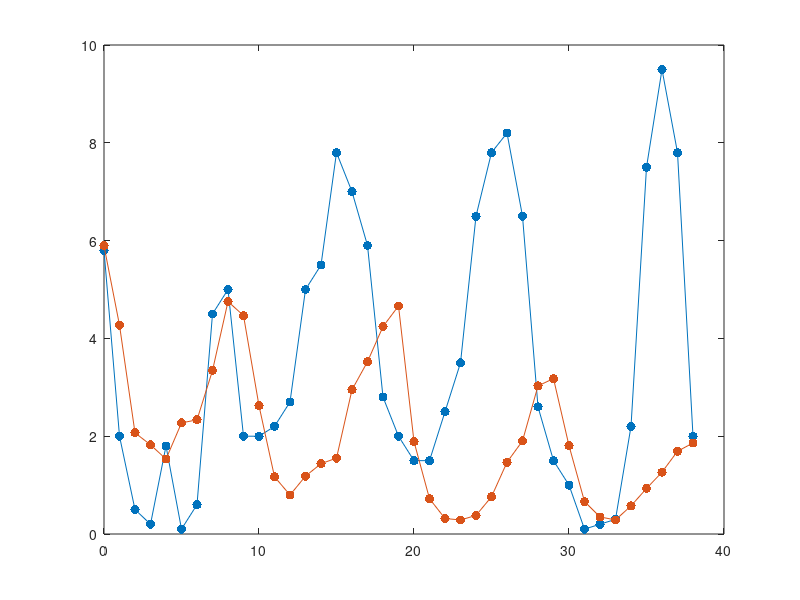
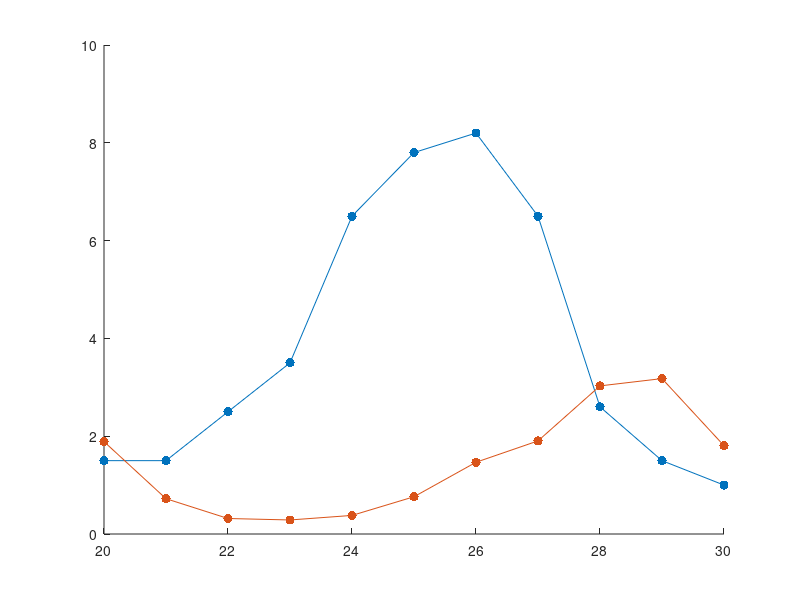
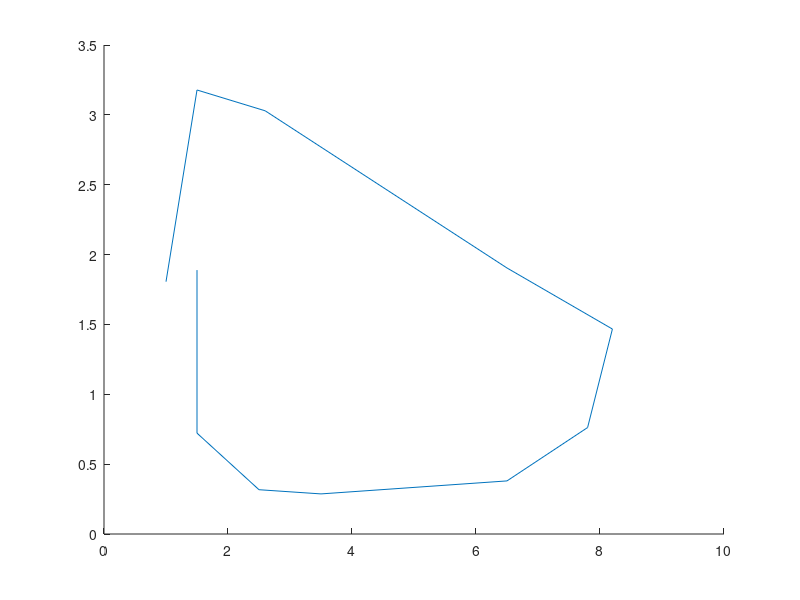
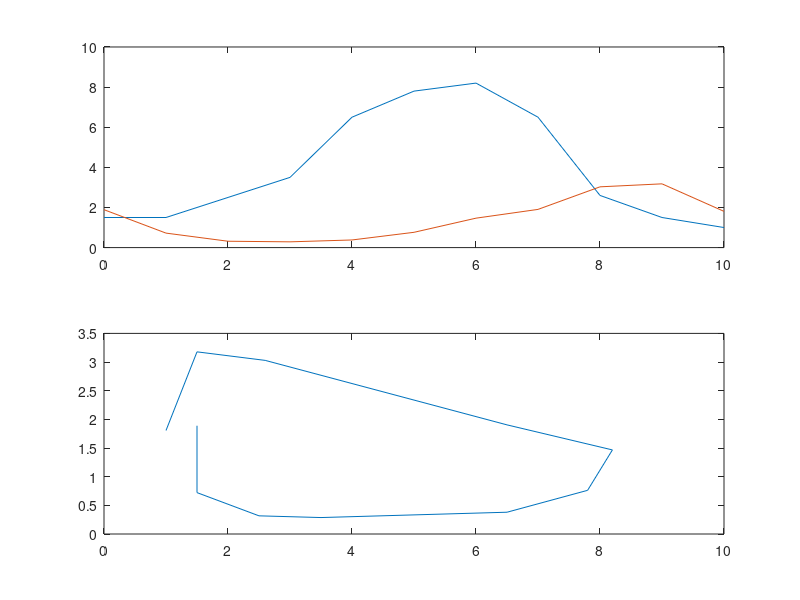

These charts were generated, in order, by the following MATLAB code:
%%
clear
close all
clc

X = [
1897,58000,5893
1898,20000,4270
1899,5000,2069
1900,2000,1824
1901,18000,1532
1902,1000,2272
1903,6000,2335
1904,45000,3344
1905,50000,4754
1906,20000,4467
1907,20000,2623
1908,22000,1171
1909,27000,797
1910,50000,1184
1911,55000,1438
1912,78000,1552
1913,70000,2949
1914,59000,3524
1915,28000,4242
1916,20000,4664
1917,15000,1889
1918,15000,722
1919,25000,317
1920,35000,287
1921,65000,380
1922,78000,762
1923,82000,1467
1924,65000,1904
1925,26000,3029
1926,15000,3178
1927,10000,1806
1928,1000,664
1929,2000,349
1930,3000,288
1931,22000,575
1932,75000,931
1933,95000,1265
1934,78000,1692
1935,20000,1861];

t = X(:,1) -1897;
H = X(:,2)*1e-4;
L =X(:,3)*1e-3;
plot(t,H,'.-','MarkerSize',20)
hold on,plot(t,L,'.-','MarkerSize',20)


figure
intval = 21:31;
hold on, plot(t(intval),H(intval),'.-','MarkerSize',20)
hold on, plot(t(intval),L(intval),'.-','MarkerSize',20)

t = t(intval);
t(1)
td= t-t(1);
Hd = H(intval);
Ld = L(intval);

figure
hold on, plot(Hd,Ld)


figure
subplot(211)
plot(td,Hd,td,Ld)
subplot(212)
plot(Hd,Ld)
% save HLAllData.mat Hd Ld td
